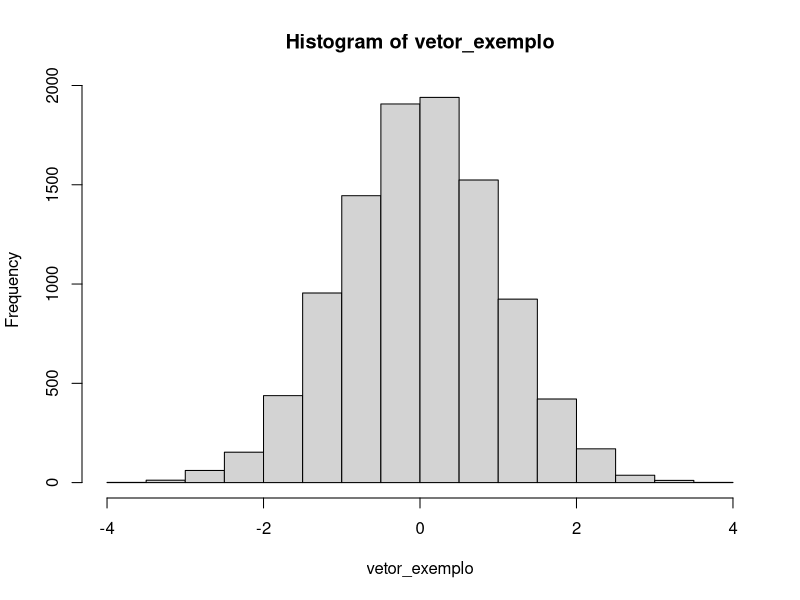
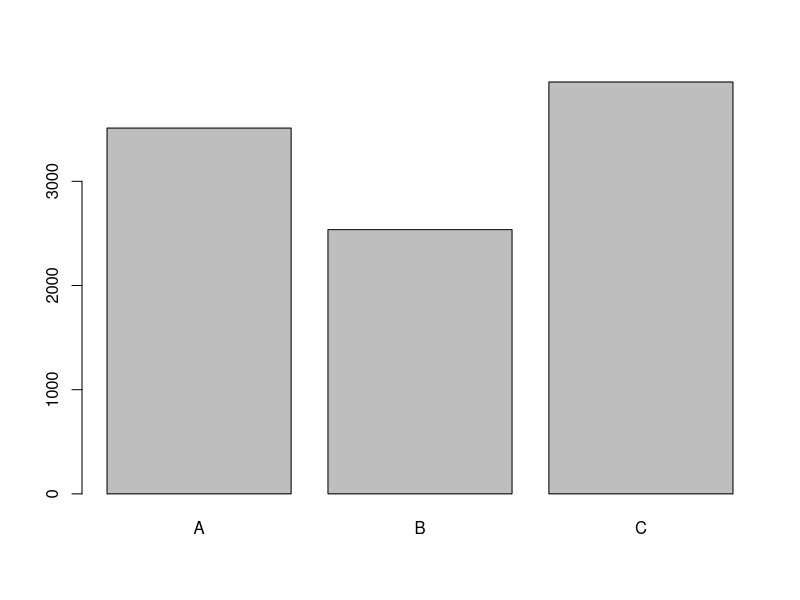

Recreate these plots in R, in order.
## ---- chunk 1
library(dplyr)
## ---- chunk 2
# Código
2 + 2
## ---- chunk 3
# Código
2 ^ 10
## ---- chunk 4
# Código
((2 ^ 10) / 8) * 3
## ---- chunk 5
familia <- c("Cleide", "Elaine", "Rafael", "Letícia", "Amora", "Nutella")
## ---- chunk 6
familia[4]
## ---- chunk 7
idades_familia <- c(78, 53, 28, 27, 2, 2)
mean(idades_familia)
## ---- chunk 8
matriz_familia <- cbind(familia, idades_familia)
matriz_familia
## ---- chunk 9
# Linha 5, Coluna 2
matriz_familia[5,2]
## ---- chunk 10
# Linha 5, Colunas 1 e 2
matriz_familia[5,c(1,2)]
## ---- chunk 11
# Linha 4, Todas as colunas
matriz_familia[4,]
## ---- chunk 12
# Coluna 1, Todas as linhas
matriz_familia[,1]
## ---- chunk 13
# Máximo da Coluna 1, todas as Linhas
max(matriz_familia[,1])
## ---- chunk 14
# Média da Coluna 2, todas as Linhas
mean(matriz_familia[,2])
## ---- chunk 15
df_familia <- data.frame(familia, idades_familia)
df_familia
## ---- chunk 16
df_familia[,2]
## ---- chunk 17
df_familia$idades_familia
## ---- chunk 18
vetor_exemplo <- rnorm(n = 10000, mean = 0, sd = 1)
print(summary(vetor_exemplo))

hist(vetor_exemplo)
## ---- chunk 19
# Gera um vetor aleatório com A,B,C
categorias_exemplo <- sample(LETTERS[1:3], 10000, replace=TRUE, prob=c(0.35, 0.25, 0.40))
df <- data.frame(vetor_exemplo, categorias_exemplo)

df %>% 
  dplyr::group_by(categorias_exemplo) %>% 
  dplyr::summarize(min = min(vetor_exemplo),
                   quartil_1 = quantile(vetor_exemplo, .25),
                   mediana = median(vetor_exemplo),
                   media = mean(vetor_exemplo),
                   quartil_3 = quantile(vetor_exemplo, .75),
                   max = max(vetor_exemplo)
  )
## ---- chunk 20
# Gera um vetor aleatório com A,B,C
vetor_exemplo2 <- rnorm(n = 10000, mean = 3, sd = 7)
vetor_exemplo3 <- rnorm(n = 10000, mean = 10, sd = 13)
df <- data.frame(vetor_exemplo, vetor_exemplo2, vetor_exemplo3, categorias_exemplo)

cor(df %>% 
      select(vetor_exemplo, vetor_exemplo2, vetor_exemplo3))

## ---- chunk 21
# Tabela de Frequência
table(df$categorias_exemplo)
## ---- chunk 22
# Gráfico de Barras 
barplot(table(df$categorias_exemplo))
